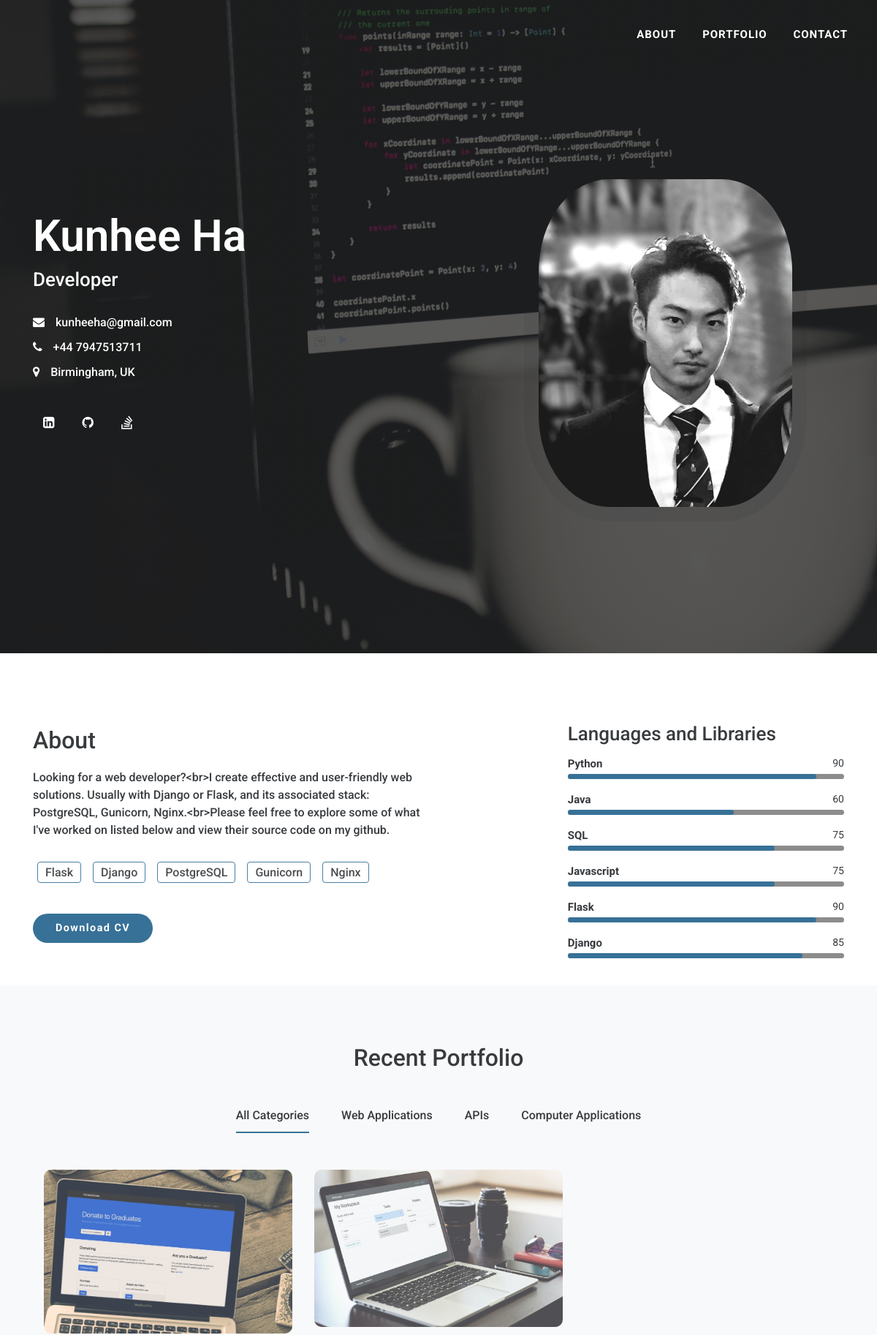
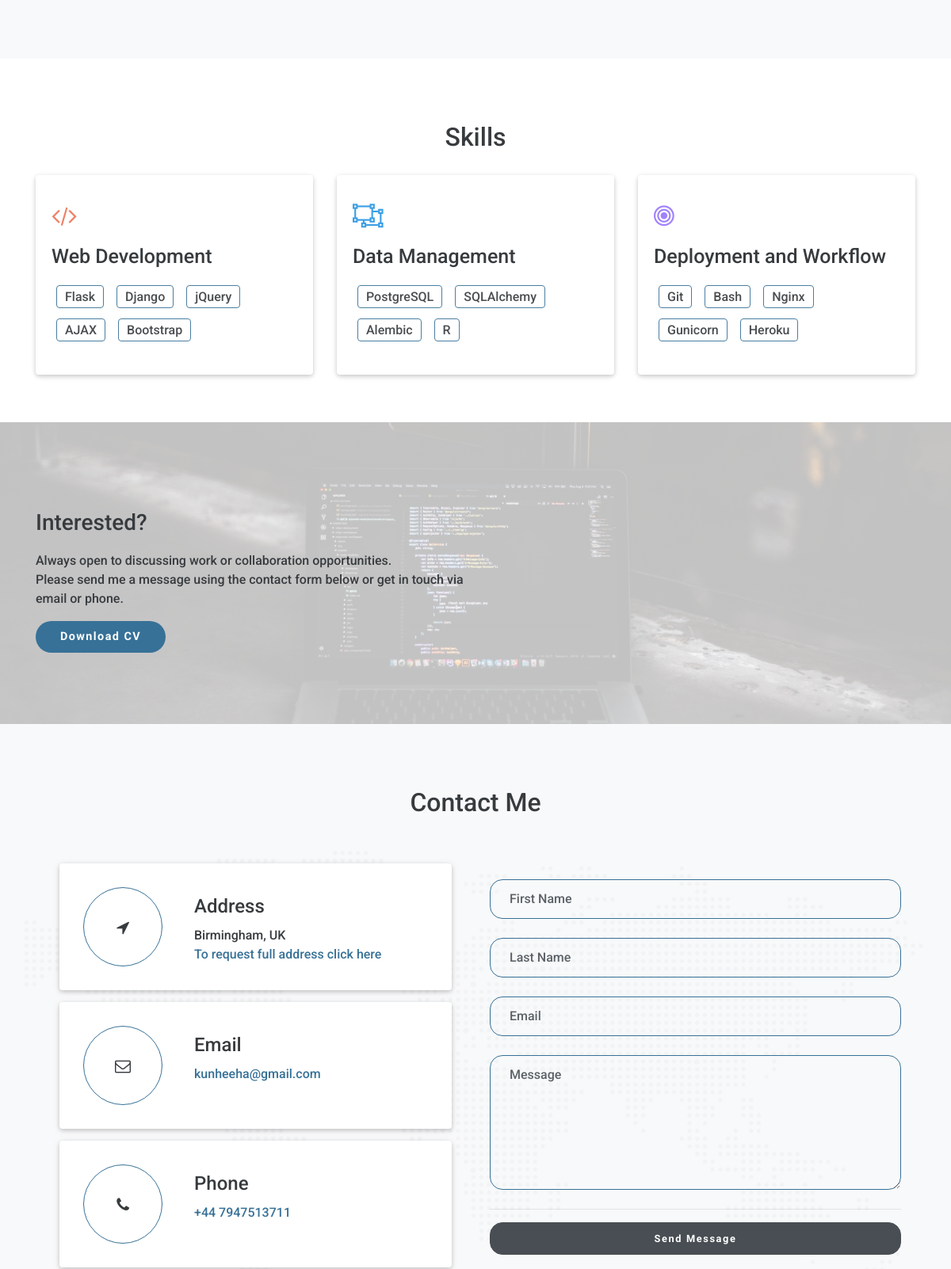
The page / (upper part) on the database its author committed (2 pictures, top to bottom).
### onlineportfolio/models.py (models this page shows)
class User(db.Model, UserMixin):
    id = db.Column(db.Integer(), primary_key=True)
    name = db.Column(db.String(30), nullable=False)
    password = db.Column(db.String(60), nullable=False)
    email = db.Column(db.String(120), unique=True, nullable=False)
    phone = db.Column(db.String(12), unique=True, nullable=False)
    profile_photo = db.Column(db.String(20), nullable=True)
    cv_file = db.Column(db.String(20), nullable=True)
    personal_statement = db.Column(db.Text(), nullable=False)

class Skill(db.Model):
    id = db.Column(db.Integer(), primary_key=True)
    skill_name = db.Column(db.String(30), nullable=False)
    proficiency_level = db.Column(db.Integer(), nullable=False)

class WebProject(db.Model):
    id = db.Column(db.Integer(), primary_key=True)
    name = db.Column(db.String(30), nullable=False)
    source_code = db.Column(db.String(50), nullable=False)
    link = db.Column(db.String(50), nullable=False)
    description = db.Column(db.Text(), nullable=False)
    user_guide = db.Column(db.String(20), nullable=True)
    upcoming_functionality = db.Column(db.Text(), nullable=True)
    images = db.Column(db.String(50), nullable=False)
    skills = db.relationship('PSkill', secondary='web_project_skills')

### onlineportfolio/routes.py (the view)
@app.route('/', methods=['POST', 'GET'])
def index():
    developer = User.query.first()
    profile_photo = url_for('static', filename='images/'+developer.profile_photo)
    viewcvform = ViewCVForm()
    skills = Skill.query.all()
    softwareprojects = SoftwareProject.query.all()
    webprojects = WebProject.query.all()
    if viewcvform.cvsubmit.data and viewcvform.validate():
        cv = developer.cv_file
        mydirectory = os.path.join(app.root_path, 'static/cv')
        return send_from_directory(directory=mydirectory, filename=cv)
    return render_template("index.html", viewcvform=viewcvform, developer=developer, profile_photo=profile_photo, skills=skills, softwareprojects=softwareprojects, webprojects=webprojects)

### onlineportfolio/forms.py
class ViewCVForm(FlaskForm):
    cvsubmit = SubmitField('Download CV')

### onlineportfolio/templates/index.html (shortened to what this page needs)
{% extends 'base.html' %}
{% block content %}
  <nav class="navbar navbar-expand navbar-dark fixed-top" id="mainNav">
    <div class="container">
      <ul class="navbar-nav text-uppercase ml-auto">
        <li class="nav-item"><a class="nav-link js-scroll-trigger" href="#about">About</a></li>
        <li class="nav-item"><a class="nav-link js-scroll-trigger" href="#portfolio">Portfolio</a></li>
        <li class="nav-item"><a class="nav-link js-scroll-trigger" href="#contact">Contact</a></li>
      </ul>
    </div>
  </nav>
  <header class="home-header">
    <div class="bg-image">
      <div class="container">
        <div class="row section-separator home-padding">
          <div class="col-md-6 col-xs-12 d-block">
            <div class="header-info">
              <h2 class="wow fadeInUp" data-wow-duration="0.8s" data-wow-delay="0.2s">{{ developer.name }}</h2>
              <h4 class="wow fadeInUp" data-wow-duration="0.8s" data-wow-delay="0.3s">Developer</h4>
              <ul>
                <li class="wow fadeInUp" data-wow-duration="0.8s" data-wow-delay="0.4s"><i class="fa fa-envelope"></i><a class="emailLink">{{ developer.email }}</a></li>
                <li class="wow fadeInUp" data-wow-duration="0.8s" data-wow-delay="0.5s"><i class="fa fa-phone"></i><a href="tel:{{ developer.phone }}">{{ developer.phone }}</a></li>
                <li class="wow fadeInUp" data-wow-duration="0.8s" data-wow-delay="0.6s"><i class="fa fa-map-marker"></i><address>Birmingham, UK</address></li>
              </ul>
              <ul class="social-icon wow fadeInUp" data-wow-duration="0.8s" data-wow-delay="0.7s">
                <li><a target="_blank" href="https://www.linkedin.com/in/kunheeha/"><i class="fa fa-linkedin-square"></i></a></li>
                <li><a target="_blank" href="https://github.com/kunheeha/"><i class="fa fa-github"></i></a></li>
                <li><a target="_blank" href="https://stackoverflow.com/users/14336257/kunheeha"><i class="fa fa-stack-overflow"></i></a></li>
              </ul>
            </div>
          </div>
          <div class="col-md-6 d-none d-sm-none d-md-block">
            <div class="p-img wow fadeInUp" data-wow-duration="0.8s" data-wow-delay="0.6s">
              <img src="{{ profile_photo }}" alt=""  class="img-fluid">
            </div>
          </div>
        </div>
      </div>
    </div>
  </header>
  <section class="about-section" id="about">
    <div class="container">
      <div class="row about-section-separator">
        <div class="col-sm-12 col-md-6 aboutMain">
          <div class="about-inner">
            <h2 class="wow fadeInUp" data-wow-duration="0.8s" data-wow-delay="0.1s">About</h2>
            <p class="wow fadeInUp" data-wow-duration="0.8s" data-wow-delay="0.2s">{{ developer.personal_statement }}</p>
            <div class="about-tag">
              <ul>
                <li><span>Flask</span></li>
                <li><span>Django</span></li>
                <li><span>PostgreSQL</span></li>
                <li><span>Gunicorn</span></li>
                <li><span>Nginx</span></li>
              </ul>
            </div>
            <form class="cvform" method="POST">
              {{ viewcvform.cvsubmit(class="btn btn-fill") }}
            </form>
          </div>
        </div>
        <div class="d-none d-sm-none d-md-block col-md-1"></div>
        <div class="d-none d-sm-none d-md-block col-md-5">
          <div class="languages wow fadeInUp" data-wow-duration="0.8s" data-wow-delay="0.3s">
            <h3>Languages and Libraries</h3>
            <div class="each-lang">
              {% for skill in skills %}
                <div class="lang">
                  <div class="parcial">
                    <div class="info">
                      <div class="name">{{ skill.skill_name }}</div>
                      <div class="percentagem-num">{{ skill.proficiency_level }}</div>
                    </div>
                    <div class="progressBar">
                        <div class="percentagem" style="width: {{ skill.proficiency_level }}%;"></div>
                    </div>
                  </div>
                </div>
              {% endfor %}
            </div>
          </div>
        </div>
      </div>
    </div>
  </section>
  <section id="portfolio" class="bg-light">
    <div class="container">
      <div class="row section-separator">
        <div class="text-center">
          <h2>Recent Portfolio</h2>
        </div>
        <div class="col-sm-12">
          <div class="portfolio-nav col-sm-12">
            <ul>
              <li data-filter="*"><span>All Categories</span></li>
              <li data-filter=".web-apps"><span>Web Applications</span></li>
              <li data-filter=".apis"><span>APIs</span></li>
              <li data-filter=".comp-apps"><span>Computer Applications</span></li>
            </ul>
          </div>
          <div class="project-gallery col-sm-12">
            <div class="row portfolioContainer">
              {% for webproject in webprojects %}
                <div class="grid-item col-md-4 col-sm-6 col-xs-12 web-apps">
                  <figure>
                      <img height="100%" src="{{ url_for('static', filename='images/webproject/'+webproject.images+'/preview.jpeg') }}">
                    <figcaption>
                      <a data-fancybox data-src="#{{ webproject.images }}"></a>
                    </figcaption>
                  </figure>
                </div>
              {% endfor %}
            </div>
          </div>
        </div>
      </div>
    </div>
  </section>
  <section class="skills">
      <div class="container">
          <div class="row section-separator">
              <div class="col-sm-12 text-center section-title wow fadeInUp" data-wow-duration="0.8s" data-wow-delay="0.2s">
                <h2>Skills</h2>
              </div>
              <div class="col-sm-4">
                <div class="skills-item shadow-1 white-bg wow fadeInUp" data-wow-duration="0.8s" data-wow-delay="0.5s">
                  <i class="fa fa-code iron-color"></i>
                  <h3>Web Development</h3>
                  <div class="about-tag">
                    <ul>
                      <li><span>Flask</span></li>
                      <li><span>Django</span></li>
                      <li><span>jQuery</span></li>
                      <li><span>AJAX</span></li>
                      <li><span>Bootstrap</span></li>
                    </ul>
                  </div>
                </div>
              </div>
              <div class="col-sm-4">
                <div class="skills-item shadow-1 white-bg wow fadeInUp" data-wow-duration="0.8s" data-wow-delay="0.3s">
                  <i class="fa fa-object-ungroup sky-color"></i>
                  <h3>Data Management</h3>
                  <div class="about-tag">
                    <ul>
                      <li><span>PostgreSQL</span></li>
                      <li><span>SQLAlchemy</span></li>
                      <li><span>Alembic</span></li>
                      <li><span>R</span></li>
                    </ul>
                  </div>
                </div>
              </div>
              <div class="col-sm-4">
                <div class="skills-item shadow-1 white-bg wow fadeInUp" data-wow-duration="0.8s" data-wow-delay="0.7s">
                  <i class="fa fa-bullseye purple-color"></i>
                  <h3>Deployment and Workflow</h3>
                  <div class="about-tag">
                    <ul>
                      <li><span>Git</span></li>
                      <li><span>Bash</span></li>
                      <li><span>Nginx</span></li>
                      <li><span>Gunicorn</span></li>
                      <li><span>Heroku</span></li>
                    </ul>
                  </div>
                </div>
              </div>
          </div>
      </div>
  </section>
  <section class="image-bg extra-img">
    <div class="container">
      <div class="row section-separator">
        <div class="extrapart col-sm-12 col-md-6">
          <h3 class="wow fadeInUp" data-wow-duration="0.8s" data-wow-delay="0.2s">Interested?</h3>
          <p class="wow fadeInUp" data-wow-duration="0.8s" data-wow-delay="0.4s">Always open to discussing work or collaboration opportunities. <br>Please send me a message using the contact form below or get in touch via email or phone.</p>
          <form class="cvform" method="POST">
            {{ viewcvform.cvsubmit(class="btn btn-fill") }}
          </form>
        </div>
      </div>
    </div>
  </section>
  <section id="contact" class="contact-section bg-light">
    <div class="container">
      <div class="row section-separator">
        <div class="col-sm-12 text-center wow fadeInUp" data-wow-duration="0.8s" data-wow-delay="0.2s">
          <h2>Contact Me</h2>
        </div>
        <div class="map-image image-bg col-sm-12">
          <div class="container mt-30">
            <div class="row">
              <div class="col-sm-12 col-md-6 contact-info">
                <div class="col-sm-12 xs-no-padding">
                  <div class="contact-info-item white-bg shadow-1 media wow fadeInUp" data-wow-duration="0.8s" data-wow-delay="0.2s">
                    <div class="each-icon">
                      <i class="fa fa-location-arrow"></i>
                    </div>
                    <div class="each-info media-body">
                      <h4>Address</h4>
                      <address>
                        Birmingham, UK<br>
                        <a href="{{ url_for('address') }}">To request full address click here</a>
                      </address>
                    </div>
                  </div>
                </div>
                <div class="col-sm-12 xs-no-padding">
                  <div class="contact-info-item white-bg shadow-1 media wow fadeInUp" data-wow-duration="0.8s" data-wow-delay="0.4s">
                    <div class="each-icon">
                      <i class="fa fa-envelope-o"></i>
                    </div>
                    <div class="each-info media-body">
                      <h4>Email</h4>
                      <a class="emailLink">kunheeha@gmail.com</a>
                    </div>
                  </div>
                </div>
                <div class="col-sm-12 xs-no-padding">
                  <div class="contact-info-item white-bg shadow-1 media wow fadeInUp" data-wow-duration="0.8s" data-wow-delay="0.6s">
                    <div class="each-icon">
                      <i class="fa fa-phone"></i>
                    </div>
                    <div class="each-info media-body">
                      <h4>Phone</h4>
                      <a href="tel:+447407316920">+44 7947513711</a>
                    </div>
                  </div>
                </div>
              </div>
              <div class="col-sm-12 col-md-6 wow fadeInUp" data-wow-duration="0.8s" data-wow-delay="0.2s">
                <div class="card card-contact">
                  <div class="card-body">
                    <form class="contact-form" method="POST" action="">
                      <div>
                        <div class="form-label-group">
                          <input id="inputFname" type="text" name="fname" class="form-control" placeholder="First Name" required>
                          <label for="inputFname">First Name</label>
                        </div>
                        <div class="form-label-group">
                          <input id="inputLname" type="text" name="lname" class="form-control" placeholder="Last Name" required>
                          <label for="inputLname">Last Name</label>
                        </div>
                        <div class="form-label-group">
                          <input id="inputEmail" type="email" name="email" class="form-control" placeholder="Email" required>
                          <label for="inputEmail">Email</label>
                        </div>
                        <div class="form-label-group">
                          <textarea id="inputMessage" class="form-control" name="message" placeholder="Message" rows="6" required></textarea>
                          <label for="inputMessage">Message</label>
                        </div>
                        <hr>
                        <button type="submit" class="btn btn-block btn-dark">Send Message</button>
                      </div>
                    </form>
                  </div>
                </div>
              </div>
            </div>
          </div>
        </div>
      </div>
    </div>
  </section>
{% endblock %}

### onlineportfolio/templates/base.html (shortened to what this page needs)
<!DOCTYPE html>
<html>
<head>
  <link rel="stylesheet" type="text/css" href="{{ url_for('static', filename='Bootstrap/css/bootstrap.min.css') }}">
  <link rel="stylesheet" type="text/css" href="{{ url_for('static', filename='font-awesome-4.7.0/css/font-awesome.min.css') }}">
  <link rel="stylesheet" type="text/css" href="{{ url_for('static', filename='fancybox/jquery.fancybox.min.css') }}">
  <link rel="stylesheet" type="text/css" href="{{ url_for('static', filename='css/animate.css') }}">
  <link rel="stylesheet" type="text/css" href="{{ url_for('static', filename='css/styles.css') }}">
</head>
<body>
  {% block content %}{% endblock %}
</body>
</html>

### rows shown on the page
User: name "Kunhee Ha", email "kunheeha@gmail.com", phone "+44 7947513711", personal_statement "Looking for a web developer?<br>I create effective and user-friendly web solutions. Usually with Django or Flask, and its associated stack: PostgreSQL, Gunicorn, Nginx.<br>Please feel free to explore some of what I've worked on listed below and view their source code on my github."
Skill: skill_name "Python", proficiency_level "90"
Skill: skill_name "Java", proficiency_level "60"
Skill: skill_name "SQL", proficiency_level "75"
Skill: skill_name "Javascript", proficiency_level "75"
Skill: skill_name "Flask", proficiency_level "90"
Skill: skill_name "Django", proficiency_level "85"
WebProject: images (picture)
WebProject: images (picture)
